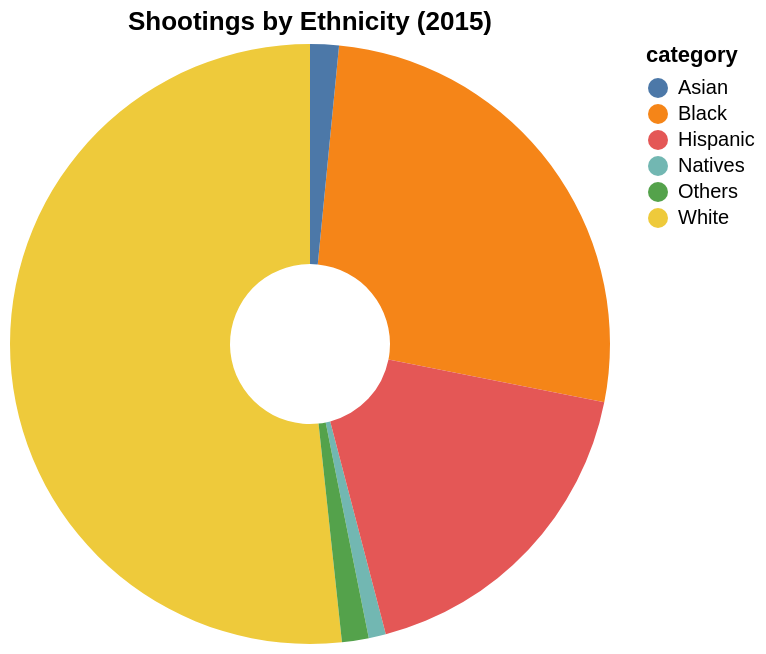

Vega-Lite specification stored for this chart:
### Vega-Lite specification from a JSON file in a GitHub repository (floating-point values rounded to 4 significant figures)
{"$schema": "https://vega.github.io/schema/vega-lite/v5.json", "description": "A simple donut chart with embedded data.", "title": "Shootings by Ethnicity (2015)", "data": {"values": [{"category": "White", "value": 502}, {"category": "Black", "value": 258}, {"category": "Asian", "value": 15}, {"category": "Natives", "value": 9}, {"category": "Hispanic", "value": 173}, {"category": "Others", "value": 14}]}, "mark": {"type": "arc", "innerRadius": 40, "tooltip": true}, "encoding": {"theta": {"field": "value", "type": "quantitative", "stack": "normalize"}, "color": {"field": "category", "type": "nominal"}}}
